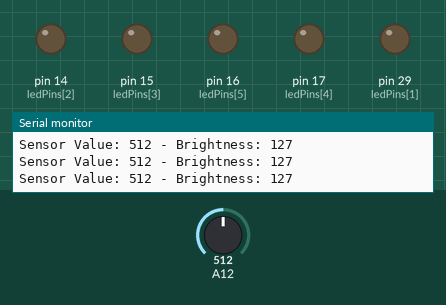
A sketch run on a simulated Arduino Mega 2560, built with avr-gcc and run on an emulated ATmega2560. Parts: output pins drawn as LEDs (lit = HIGH), the last lines printed to the serial monitor. The inputs (shaded band) are chosen by the test bench; at power-on: A12 = 512. Pins used as bus, display or sensor lines are not drawn.

Above: at 1.2 s.
1.3 s: A12 set to 521
At 2.5 s:
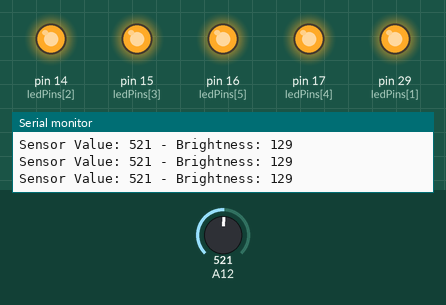
2.8 s: A12 set to 511
At 3.1 s:
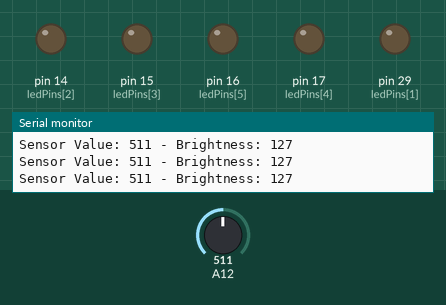
4.3 s: A12 set to 716
At 4.6 s:
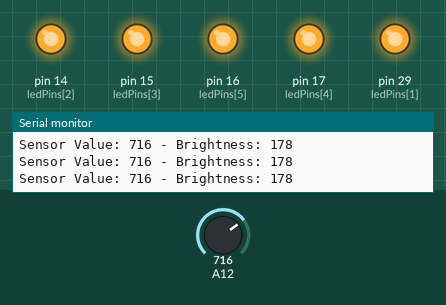
Timing chart, 0 to 7.3 s (numbered marks = the images above; inputs shaded):
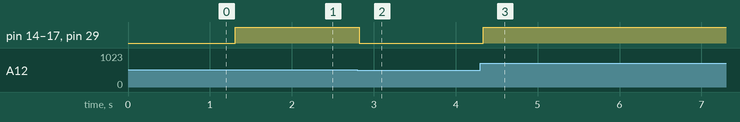

Measured:
- the behaviour switches between 513 and 514 on A12 (found by bisection; images 0 and 1)
- after the input at 1.3 s, pin 14 (ledPins[2]), pin 15 (ledPins[3]), pin 16 (ledPins[5]), pin 17 (ledPins[4]), pin 29 (ledPins[1]): LOW → HIGH at once
- after the input at 2.8 s, pin 14 (ledPins[2]), pin 15 (ledPins[3]), pin 16 (ledPins[5]), pin 17 (ledPins[4]), pin 29 (ledPins[1]): HIGH → LOW at once
- after the input at 4.3 s, pin 14 (ledPins[2]), pin 15 (ledPins[3]), pin 16 (ledPins[5]), pin 17 (ledPins[4]), pin 29 (ledPins[1]): LOW → HIGH at once

The sketch:

analogread_sample.ino
```cpp
const int photoResistorPin = 28;  // フォトトランジスタのピン
const int ledPins[] = {1,29,14,15,17,16};  // LEDのピン

void setup() {
  Serial.begin(9600);
  for (int i = 0; i < 6; i++) {
    pinMode(ledPins[i], OUTPUT);
  }
}

void loop() {
  int sensorValue = analogRead(photoResistorPin);  // フォトトランジスタの値を読み取る
  int brightness = map(sensorValue, 0, 1023, 0, 255);  // フォトトランジスタの値をLEDの明るさにマップ

  Serial.print("Sensor Value: ");
  Serial.print(sensorValue);
  Serial.print(" - Brightness: ");
  Serial.println(brightness);

  for (int i = 0; i < 6; i++) {
    analogWrite(ledPins[i], brightness);  // 各LEDの明るさを設定
  }

  delay(100);  // ウェイト（適切な値に調整してください）
}
```
